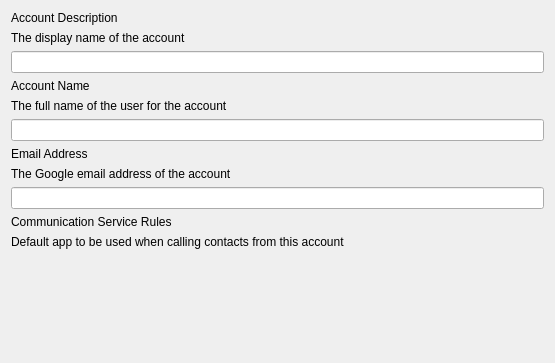
<?xml version="1.0" encoding="UTF-8"?>
<ui version="4.0">
 <class>GoogleAccountForm</class>
 <widget class="QWidget" name="GoogleAccountForm">
  <property name="geometry">
   <rect>
    <x>0</x>
    <y>0</y>
    <width>555</width>
    <height>363</height>
   </rect>
  </property>
  <property name="windowTitle">
   <string>Form</string>
  </property>
  <layout class="QVBoxLayout" name="verticalLayout_4" stretch="0,0,0,0,0,0,0,0,0,0,0,0,0">
   <item>
    <widget class="QLabel" name="lAccountDescription">
     <property name="text">
      <string>Account Description</string>
     </property>
    </widget>
   </item>
   <item>
    <widget class="QLabel" name="lTipAccountDescription">
     <property name="text">
      <string>The display name of the account</string>
     </property>
    </widget>
   </item>
   <item>
    <widget class="QLineEdit" name="editAccountDescription">
     <property name="text">
      <string/>
     </property>
    </widget>
   </item>
   <item>
    <widget class="QLabel" name="lAccountName">
     <property name="text">
      <string>Account Name</string>
     </property>
    </widget>
   </item>
   <item>
    <widget class="QLabel" name="lTipAccountName">
     <property name="text">
      <string>The full name of the user for the account</string>
     </property>
    </widget>
   </item>
   <item>
    <widget class="QLineEdit" name="editAccountName"/>
   </item>
   <item>
    <widget class="QLabel" name="lEmailAddress">
     <property name="text">
      <string>Email Address</string>
     </property>
    </widget>
   </item>
   <item>
    <widget class="QLabel" name="lTipEmailAddress">
     <property name="text">
      <string>The Google email address of the account</string>
     </property>
    </widget>
   </item>
   <item>
    <widget class="QLineEdit" name="editEmailAddress"/>
   </item>
   <item>
    <widget class="QLabel" name="lCommunicationServiceRules">
     <property name="text">
      <string>Communication Service Rules</string>
     </property>
    </widget>
   </item>
   <item>
    <widget class="QLabel" name="lTipDefaultApp">
     <property name="text">
      <string>Default app to be used when calling contacts from this account</string>
     </property>
    </widget>
   </item>
   <item>
    <widget class="AppPickerWidget" name="widgetCommunicationServiceRules" native="true"/>
   </item>
   <item>
    <widget class="VPNUUIDWidget" name="widgetVPNUUID" native="true"/>
   </item>
   <item>
    <spacer name="verticalSpacer">
     <property name="orientation">
      <enum>Qt::Vertical</enum>
     </property>
     <property name="sizeHint" stdset="0">
      <size>
       <width>20</width>
       <height>40</height>
      </size>
     </property>
    </spacer>
   </item>
  </layout>
 </widget>
 <customwidgets>
  <customwidget>
   <class>AppPickerWidget</class>
   <extends>QWidget</extends>
   <header>FWAdminLib/Configurator/AppPickerWidget.h</header>
   <container>1</container>
  </customwidget>
  <customwidget>
   <class>VPNUUIDWidget</class>
   <extends>QWidget</extends>
   <header>FWAdminLib/Configurator/VPNUUIDWidget.h</header>
  </customwidget>
 </customwidgets>
 <resources/>
 <connections/>
</ui>
